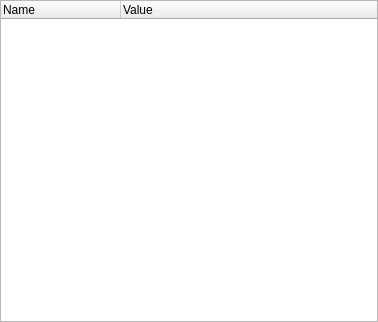
<?xml version="1.0" encoding="UTF-8"?>
<ui version="4.0">
 <class>PropertyEditor</class>
 <widget class="QWidget" name="PropertyEditor">
  <property name="geometry">
   <rect>
    <x>0</x>
    <y>0</y>
    <width>378</width>
    <height>322</height>
   </rect>
  </property>
  <property name="windowTitle">
   <string>Form</string>
  </property>
  <layout class="QVBoxLayout" name="verticalLayout">
   <property name="spacing">
    <number>0</number>
   </property>
   <property name="leftMargin">
    <number>0</number>
   </property>
   <property name="topMargin">
    <number>0</number>
   </property>
   <property name="rightMargin">
    <number>0</number>
   </property>
   <property name="bottomMargin">
    <number>0</number>
   </property>
   <item>
    <widget class="QTreeWidget" name="tree_widget">
     <property name="styleSheet">
      <string notr="true">QTreeWidget::item{
    height:25px;
}</string>
     </property>
     <property name="alternatingRowColors">
      <bool>false</bool>
     </property>
     <property name="selectionMode">
      <enum>QAbstractItemView::SelectionMode::NoSelection</enum>
     </property>
     <property name="indentation">
      <number>20</number>
     </property>
     <property name="rootIsDecorated">
      <bool>true</bool>
     </property>
     <property name="uniformRowHeights">
      <bool>false</bool>
     </property>
     <property name="allColumnsShowFocus">
      <bool>false</bool>
     </property>
     <property name="wordWrap">
      <bool>false</bool>
     </property>
     <property name="headerHidden">
      <bool>false</bool>
     </property>
     <attribute name="headerCascadingSectionResizes">
      <bool>false</bool>
     </attribute>
     <attribute name="headerDefaultSectionSize">
      <number>120</number>
     </attribute>
     <attribute name="headerHighlightSections">
      <bool>false</bool>
     </attribute>
     <attribute name="headerShowSortIndicator" stdset="0">
      <bool>false</bool>
     </attribute>
     <column>
      <property name="text">
       <string>Name</string>
      </property>
     </column>
     <column>
      <property name="text">
       <string>Value</string>
      </property>
     </column>
    </widget>
   </item>
  </layout>
 </widget>
 <resources/>
 <connections/>
</ui>
